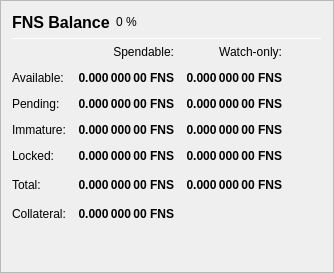
                   <widget class="QFrame" name="frame_Balances">
                    <property name="frameShape">
                     <enum>QFrame::StyledPanel</enum>
                    </property>
                    <property name="frameShadow">
                     <enum>QFrame::Raised</enum>
                    </property>
                    <layout class="QVBoxLayout" name="verticalLayout_4">
                     <item>
                      <layout class="QHBoxLayout" name="horizontalLayout_4">
                       <item>
                        <widget class="QLabel" name="label_5">
                         <property name="minimumSize">
                          <size>
                           <width>0</width>
                           <height>20</height>
                          </size>
                         </property>
                         <property name="font">
                          <font>
                           <pointsize>12</pointsize>
                           <weight>75</weight>
                           <bold>true</bold>
                          </font>
                         </property>
                         <property name="text">
                          <string>FNS Balance</string>
                         </property>
                        </widget>
                       </item>
                       <item>
                        <widget class="QLabel" name="labelFNSPercent">
                         <property name="text">
                          <string notr="true">0 %</string>
                         </property>
                        </widget>
                       </item>
                       <item>
                        <spacer name="horizontalSpacer_3">
                         <property name="orientation">
                          <enum>Qt::Horizontal</enum>
                         </property>
                         <property name="sizeHint" stdset="0">
                          <size>
                           <width>40</width>
                           <height>20</height>
                          </size>
                         </property>
                        </spacer>
                       </item>
                      </layout>
                     </item>
                     <item>
                      <widget class="Line" name="line_Balance">
                       <property name="minimumSize">
                        <size>
                         <width>0</width>
                         <height>1</height>
                        </size>
                       </property>
                       <property name="maximumSize">
                        <size>
                         <width>16777215</width>
                         <height>1</height>
                        </size>
                       </property>
                       <property name="orientation">
                        <enum>Qt::Horizontal</enum>
                       </property>
                      </widget>
                     </item>
                     <item>
                      <layout class="QGridLayout" name="gridLayout">
                       <property name="spacing">
                        <number>12</number>
                       </property>
                       <item row="0" column="1">
                        <widget class="QLabel" name="labelSpendable">
                         <property name="text">
                          <string>Spendable:</string>
                         </property>
                         <property name="alignment">
                          <set>Qt::AlignRight|Qt::AlignTrailing|Qt::AlignVCenter</set>
                         </property>
                        </widget>
                       </item>
                       <item row="0" column="2">
                        <widget class="QLabel" name="labelWatchonly">
                         <property name="text">
                          <string>Watch-only:</string>
                         </property>
                         <property name="alignment">
                          <set>Qt::AlignRight|Qt::AlignTrailing|Qt::AlignVCenter</set>
                         </property>
                        </widget>
                       </item>
                       <item row="1" column="0">
                        <widget class="QLabel" name="labelBalanceText">
                         <property name="text">
                          <string>Available:</string>
                         </property>
                        </widget>
                       </item>
                       <item row="1" column="1">
                        <widget class="QLabel" name="labelBalance">
                         <property name="font">
                          <font>
                           <weight>75</weight>
                           <bold>true</bold>
                          </font>
                         </property>
                         <property name="cursor">
                          <cursorShape>IBeamCursor</cursorShape>
                         </property>
                         <property name="toolTip">
                          <string>Your current spendable balance</string>
                         </property>
                         <property name="text">
                          <string notr="true">0.000 000 00 FNS</string>
                         </property>
                         <property name="alignment">
                          <set>Qt::AlignRight|Qt::AlignTrailing|Qt::AlignVCenter</set>
                         </property>
                         <property name="textInteractionFlags">
                          <set>Qt::LinksAccessibleByMouse|Qt::TextSelectableByKeyboard|Qt::TextSelectableByMouse</set>
                         </property>
                        </widget>
                       </item>
                       <item row="1" column="2">
                        <widget class="QLabel" name="labelWatchAvailable">
                         <property name="font">
                          <font>
                           <weight>75</weight>
                           <bold>true</bold>
                          </font>
                         </property>
                         <property name="cursor">
                          <cursorShape>IBeamCursor</cursorShape>
                         </property>
                         <property name="toolTip">
                          <string>Your current balance in watch-only addresses</string>
                         </property>
                         <property name="text">
                          <string notr="true">0.000 000 00 FNS</string>
                         </property>
                         <property name="alignment">
                          <set>Qt::AlignRight|Qt::AlignTrailing|Qt::AlignVCenter</set>
                         </property>
                         <property name="textInteractionFlags">
                          <set>Qt::LinksAccessibleByMouse|Qt::TextSelectableByKeyboard|Qt::TextSelectableByMouse</set>
                         </property>
                        </widget>
                       </item>
                       <item row="2" column="0">
                        <widget class="QLabel" name="labelPendingText">
                         <property name="text">
                          <string>Pending:</string>
                         </property>
                        </widget>
                       </item>
                       <item row="2" column="1">
                        <widget class="QLabel" name="labelUnconfirmed">
                         <property name="font">
                          <font>
                           <weight>75</weight>
                           <bold>true</bold>
                          </font>
                         </property>
                         <property name="cursor">
                          <cursorShape>IBeamCursor</cursorShape>
                         </property>
                         <property name="toolTip">
                          <string>Total of transactions that have yet to be confirmed, and do not yet count toward the spendable balance</string>
                         </property>
                         <property name="text">
                          <string notr="true">0.000 000 00 FNS</string>
                         </property>
                         <property name="alignment">
                          <set>Qt::AlignRight|Qt::AlignTrailing|Qt::AlignVCenter</set>
                         </property>
                         <property name="textInteractionFlags">
                          <set>Qt::LinksAccessibleByMouse|Qt::TextSelectableByKeyboard|Qt::TextSelectableByMouse</set>
                         </property>
                        </widget>
                       </item>
                       <item row="2" column="2">
                        <widget class="QLabel" name="labelWatchPending">
                         <property name="font">
                          <font>
                           <weight>75</weight>
                           <bold>true</bold>
                          </font>
                         </property>
                         <property name="cursor">
                          <cursorShape>IBeamCursor</cursorShape>
                         </property>
                         <property name="toolTip">
                          <string>Unconfirmed transactions to watch-only addresses</string>
                         </property>
                         <property name="text">
                          <string notr="true">0.000 000 00 FNS</string>
                         </property>
                         <property name="alignment">
                          <set>Qt::AlignRight|Qt::AlignTrailing|Qt::AlignVCenter</set>
                         </property>
                         <property name="textInteractionFlags">
                          <set>Qt::LinksAccessibleByMouse|Qt::TextSelectableByKeyboard|Qt::TextSelectableByMouse</set>
                         </property>
                        </widget>
                       </item>
                       <item row="3" column="0">
                        <widget class="QLabel" name="labelImmatureText">
                         <property name="text">
                          <string>Immature:</string>
                         </property>
                        </widget>
                       </item>
                       <item row="3" column="1">
                        <widget class="QLabel" name="labelImmature">
                         <property name="font">
                          <font>
                           <weight>75</weight>
                           <bold>true</bold>
                          </font>
                         </property>
                         <property name="cursor">
                          <cursorShape>IBeamCursor</cursorShape>
                         </property>
                         <property name="toolTip">
                          <string>Staked or masternode rewards that has not yet matured</string>
                         </property>
                         <property name="text">
                          <string notr="true">0.000 000 00 FNS</string>
                         </property>
                         <property name="alignment">
                          <set>Qt::AlignRight|Qt::AlignTrailing|Qt::AlignVCenter</set>
                         </property>
                         <property name="textInteractionFlags">
                          <set>Qt::LinksAccessibleByMouse|Qt::TextSelectableByKeyboard|Qt::TextSelectableByMouse</set>
                         </property>
                        </widget>
                       </item>
                       <item row="3" column="2">
                        <widget class="QLabel" name="labelWatchImmature">
                         <property name="font">
                          <font>
                           <weight>75</weight>
                           <bold>true</bold>
                          </font>
                         </property>
                         <property name="cursor">
                          <cursorShape>IBeamCursor</cursorShape>
                         </property>
                         <property name="toolTip">
                          <string>Staked or masternode rewards in watch-only addresses that has not yet matured</string>
                         </property>
                         <property name="text">
                          <string notr="true">0.000 000 00 FNS</string>
                         </property>
                         <property name="alignment">
                          <set>Qt::AlignRight|Qt::AlignTrailing|Qt::AlignVCenter</set>
                         </property>
                         <property name="textInteractionFlags">
                          <set>Qt::LinksAccessibleByMouse|Qt::TextSelectableByKeyboard|Qt::TextSelectableByMouse</set>
                         </property>
                        </widget>
                       </item>
                       <item row="4" column="0">
                        <widget class="QLabel" name="labelLockedBalanceText">
                         <property name="toolTip">
                          <string>Locked FNS or Masternode collaterals. These are excluded from zFNS minting.</string>
                         </property>
                         <property name="text">
                          <string>Locked:</string>
                         </property>
                        </widget>
                       </item>
                       <item row="4" column="1">
                        <widget class="QLabel" name="labelLockedBalance">
                         <property name="font">
                          <font>
                           <weight>75</weight>
                           <bold>true</bold>
                          </font>
                         </property>
                         <property name="cursor">
                          <cursorShape>IBeamCursor</cursorShape>
                         </property>
                         <property name="toolTip">
                          <string>Locked FNS or Masternode collaterals. These are excluded from zFNS minting.</string>
                         </property>
                         <property name="text">
                          <string notr="true">0.000 000 00 FNS</string>
                         </property>
                         <property name="alignment">
                          <set>Qt::AlignRight|Qt::AlignTrailing|Qt::AlignVCenter</set>
                         </property>
                         <property name="textInteractionFlags">
                          <set>Qt::LinksAccessibleByMouse|Qt::TextSelectableByKeyboard|Qt::TextSelectableByMouse</set>
                         </property>
                        </widget>
                       </item>
                       <item row="4" column="2">
                        <widget class="QLabel" name="labelWatchLocked">
                         <property name="font">
                          <font>
                           <weight>75</weight>
                           <bold>true</bold>
                          </font>
                         </property>
                         <property name="cursor">
                          <cursorShape>IBeamCursor</cursorShape>
                         </property>
                         <property name="toolTip">
                          <string>Current locked balance in watch-only addresses</string>
                         </property>
                         <property name="text">
                          <string notr="true">0.000 000 00 FNS</string>
                         </property>
                         <property name="alignment">
                          <set>Qt::AlignRight|Qt::AlignTrailing|Qt::AlignVCenter</set>
                         </property>
                         <property name="textInteractionFlags">
                          <set>Qt::LinksAccessibleByMouse|Qt::TextSelectableByKeyboard|Qt::TextSelectableByMouse</set>
                         </property>
                        </widget>
                       </item>
                       <item row="5" column="0">
                        <widget class="QLabel" name="labelTotalText">
                         <property name="toolTip">
                          <string>Your current FASTNODE balance, unconfirmed and immature transactions included</string>
                         </property>
                         <property name="text">
                          <string>Total:</string>
                         </property>
                        </widget>
                       </item>
                       <item row="5" column="1">
                        <widget class="QLabel" name="labelTotal">
                         <property name="font">
                          <font>
                           <weight>75</weight>
                           <bold>true</bold>
                          </font>
                         </property>
                         <property name="cursor">
                          <cursorShape>IBeamCursor</cursorShape>
                         </property>
                         <property name="toolTip">
                          <string>Your current FASTNODE balance, unconfirmed and immature transactions included</string>
                         </property>
                         <property name="text">
                          <string notr="true">0.000 000 00 FNS</string>
                         </property>
                         <property name="alignment">
                          <set>Qt::AlignRight|Qt::AlignTrailing|Qt::AlignVCenter</set>
                         </property>
                         <property name="textInteractionFlags">
                          <set>Qt::LinksAccessibleByMouse|Qt::TextSelectableByKeyboard|Qt::TextSelectableByMouse</set>
                         </property>
                        </widget>
                       </item>
                       <item row="5" column="2">
                        <widget class="QLabel" name="labelWatchTotal">
                         <property name="font">
                          <font>
                           <weight>75</weight>
                           <bold>true</bold>
                          </font>
                         </property>
                         <property name="cursor">
                          <cursorShape>IBeamCursor</cursorShape>
                         </property>
                         <property name="toolTip">
                          <string>Current total balance in watch-only addresses</string>
                         </property>
                         <property name="text">
                          <string notr="true">0.000 000 00 FNS</string>
                         </property>
                         <property name="alignment">
                          <set>Qt::AlignRight|Qt::AlignTrailing|Qt::AlignVCenter</set>
                         </property>
                         <property name="textInteractionFlags">
                          <set>Qt::LinksAccessibleByMouse|Qt::TextSelectableByKeyboard|Qt::TextSelectableByMouse</set>
                         </property>
                        </widget>
                       </item>
                       <item row="5" column="3">
                        <spacer name="horizontalSpacer_9">
                         <property name="orientation">
                          <enum>Qt::Horizontal</enum>
                         </property>
                         <property name="sizeHint" stdset="0">
                          <size>
                           <width>40</width>
                           <height>20</height>
                          </size>
                         </property>
                        </spacer>
                       </item>
                       <item row="6" column="0">
                        <widget class="QLabel" name="labelTotalText2">
                         <property name="toolTip">
                          <string>Current collateral required for start masternode</string>
                         </property>
                         <property name="text">
                          <string>Collateral:</string>
                         </property>
                        </widget>
                       </item>
                       <item row="6" column="1">
                        <widget class="QLabel" name="labelTotal2">
                         <property name="font">
                          <font>
                           <weight>75</weight>
                           <bold>true</bold>
                          </font>
                         </property>
                         <property name="cursor">
                          <cursorShape>IBeamCursor</cursorShape>
                         </property>
                         <property name="toolTip">
                          <string>Your current FASTNODE balance, unconfirmed and immature transactions included</string>
                         </property>
                         <property name="text">
                          <string notr="true">0.000 000 00 FNS</string>
                         </property>
                         <property name="alignment">
                          <set>Qt::AlignRight|Qt::AlignTrailing|Qt::AlignVCenter</set>
                         </property>
                         <property name="textInteractionFlags">
                          <set>Qt::LinksAccessibleByMouse|Qt::TextSelectableByKeyboard|Qt::TextSelectableByMouse</set>
                         </property>
                        </widget>
                       </item>
                      </layout>
                     </item>
                     <item>
                      <spacer name="verticalSpacer_3">
                       <property name="orientation">
                        <enum>Qt::Vertical</enum>
                       </property>
                       <property name="sizeHint" stdset="0">
                        <size>
                         <width>20</width>
                         <height>40</height>
                        </size>
                       </property>
                      </spacer>
                     </item>
                    </layout>
                   </widget>
